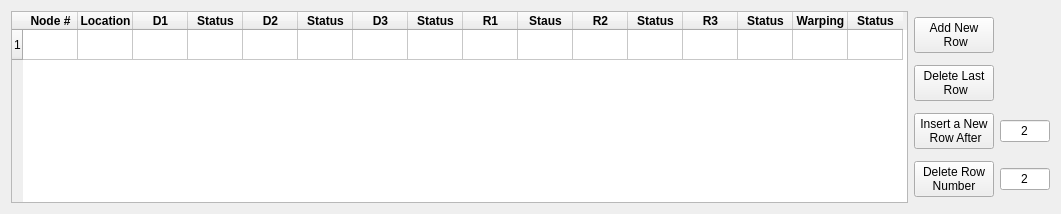
          <widget class="QWidget" name="tab_3">
           <attribute name="title">
            <string>Discrete Grounded Springs</string>
           </attribute>
           <layout class="QHBoxLayout" name="horizontalLayout_6">
            <item>
             <widget class="QTableWidget" name="Discrete_grounded_spring_table">
              <property name="minimumSize">
               <size>
                <width>897</width>
                <height>0</height>
               </size>
              </property>
              <property name="alternatingRowColors">
               <bool>true</bool>
              </property>
              <attribute name="horizontalHeaderDefaultSectionSize">
               <number>55</number>
              </attribute>
              <row>
               <property name="text">
                <string>1</string>
               </property>
              </row>
              <column>
               <property name="text">
                <string>Node #</string>
               </property>
               <property name="font">
                <font>
                 <weight>75</weight>
                 <bold>true</bold>
                </font>
               </property>
              </column>
              <column>
               <property name="text">
                <string>Location</string>
               </property>
               <property name="font">
                <font>
                 <weight>75</weight>
                 <bold>true</bold>
                </font>
               </property>
              </column>
              <column>
               <property name="text">
                <string>D1</string>
               </property>
               <property name="font">
                <font>
                 <weight>75</weight>
                 <bold>true</bold>
                </font>
               </property>
              </column>
              <column>
               <property name="text">
                <string>Status</string>
               </property>
               <property name="font">
                <font>
                 <weight>75</weight>
                 <bold>true</bold>
                </font>
               </property>
              </column>
              <column>
               <property name="text">
                <string>D2</string>
               </property>
               <property name="font">
                <font>
                 <weight>75</weight>
                 <bold>true</bold>
                </font>
               </property>
              </column>
              <column>
               <property name="text">
                <string>Status</string>
               </property>
               <property name="font">
                <font>
                 <weight>75</weight>
                 <bold>true</bold>
                </font>
               </property>
              </column>
              <column>
               <property name="text">
                <string>D3</string>
               </property>
               <property name="font">
                <font>
                 <weight>75</weight>
                 <bold>true</bold>
                </font>
               </property>
              </column>
              <column>
               <property name="text">
                <string>Status</string>
               </property>
               <property name="font">
                <font>
                 <weight>75</weight>
                 <bold>true</bold>
                </font>
               </property>
              </column>
              <column>
               <property name="text">
                <string>R1</string>
               </property>
               <property name="font">
                <font>
                 <weight>75</weight>
                 <bold>true</bold>
                </font>
               </property>
              </column>
              <column>
               <property name="text">
                <string>Staus</string>
               </property>
               <property name="font">
                <font>
                 <weight>75</weight>
                 <bold>true</bold>
                </font>
               </property>
              </column>
              <column>
               <property name="text">
                <string>R2</string>
               </property>
               <property name="font">
                <font>
                 <weight>75</weight>
                 <bold>true</bold>
                </font>
               </property>
              </column>
              <column>
               <property name="text">
                <string>Status</string>
               </property>
               <property name="font">
                <font>
                 <weight>75</weight>
                 <bold>true</bold>
                </font>
               </property>
              </column>
              <column>
               <property name="text">
                <string>R3</string>
               </property>
               <property name="font">
                <font>
                 <weight>75</weight>
                 <bold>true</bold>
                </font>
               </property>
              </column>
              <column>
               <property name="text">
                <string>Status</string>
               </property>
               <property name="font">
                <font>
                 <weight>75</weight>
                 <bold>true</bold>
                </font>
               </property>
              </column>
              <column>
               <property name="text">
                <string>Warping</string>
               </property>
               <property name="font">
                <font>
                 <weight>75</weight>
                 <bold>true</bold>
                </font>
               </property>
              </column>
              <column>
               <property name="text">
                <string>Status</string>
               </property>
               <property name="font">
                <font>
                 <weight>75</weight>
                 <bold>true</bold>
                </font>
               </property>
              </column>
             </widget>
            </item>
            <item>
             <layout class="QGridLayout" name="gridLayout_8">
              <item row="1" column="0">
               <widget class="QPushButton" name="Delete_last_row_spring">
                <property name="minimumSize">
                 <size>
                  <width>0</width>
                  <height>0</height>
                 </size>
                </property>
                <property name="maximumSize">
                 <size>
                  <width>200</width>
                  <height>16777215</height>
                 </size>
                </property>
                <property name="text">
                 <string>Delete Last 
 Row</string>
                </property>
               </widget>
              </item>
              <item row="3" column="0">
               <widget class="QPushButton" name="Delete_new_row_button_spring">
                <property name="maximumSize">
                 <size>
                  <width>150</width>
                  <height>16777215</height>
                 </size>
                </property>
                <property name="text">
                 <string>Delete Row 
Number</string>
                </property>
               </widget>
              </item>
              <item row="2" column="0">
               <widget class="QPushButton" name="Insert_new_row_button_spring">
                <property name="enabled">
                 <bool>true</bool>
                </property>
                <property name="maximumSize">
                 <size>
                  <width>150</width>
                  <height>16777215</height>
                 </size>
                </property>
                <property name="text">
                 <string>Insert a New 
 Row After</string>
                </property>
               </widget>
              </item>
              <item row="0" column="0">
               <widget class="QPushButton" name="Add_new_row_spring">
                <property name="maximumSize">
                 <size>
                  <width>200</width>
                  <height>16777215</height>
                 </size>
                </property>
                <property name="text">
                 <string>Add New
 Row</string>
                </property>
               </widget>
              </item>
              <item row="2" column="1">
               <widget class="QLineEdit" name="Inser_number_spring">
                <property name="maximumSize">
                 <size>
                  <width>50</width>
                  <height>16777215</height>
                 </size>
                </property>
                <property name="layoutDirection">
                 <enum>Qt::LeftToRight</enum>
                </property>
                <property name="text">
                 <string>2</string>
                </property>
                <property name="alignment">
                 <set>Qt::AlignCenter</set>
                </property>
               </widget>
              </item>
              <item row="3" column="1">
               <widget class="QLineEdit" name="Delete_number_spring">
                <property name="maximumSize">
                 <size>
                  <width>50</width>
                  <height>16777215</height>
                 </size>
                </property>
                <property name="text">
                 <string>2</string>
                </property>
                <property name="alignment">
                 <set>Qt::AlignCenter</set>
                </property>
               </widget>
              </item>
             </layout>
            </item>
           </layout>
          </widget>
